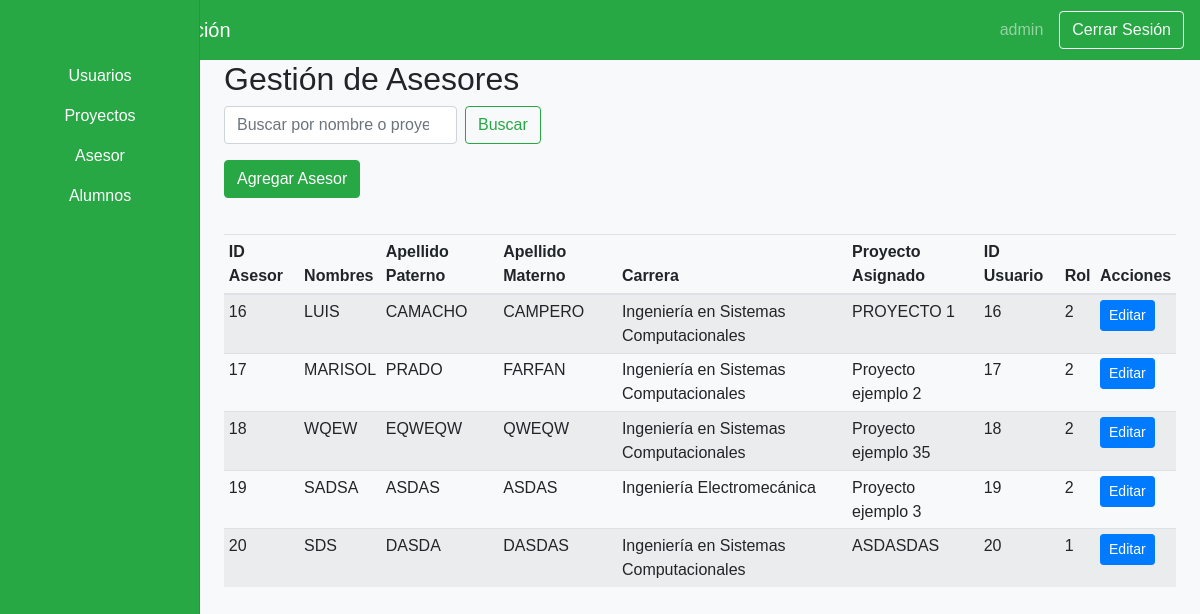
/views/admin/dashboardAdminAsesor.php (signed in), run on an earlier commit of the app's database.
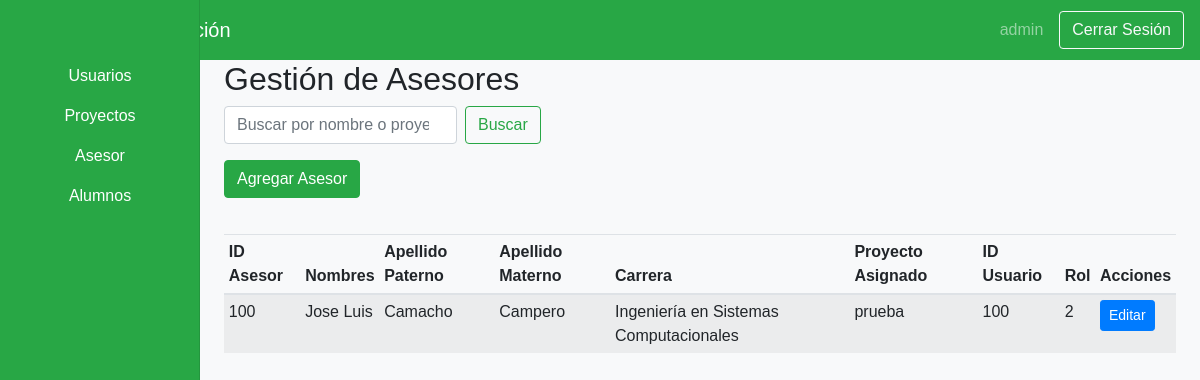
And on a later commit of the database.
### tables this page shows
CREATE TABLE IF NOT EXISTS `asesor` (
  `ID_Asesor` int NOT NULL AUTO_INCREMENT,
  `Nombres` varchar(100) NOT NULL,
  `Apellido_Paterno` varchar(100) NOT NULL,
  `Apellido_Materno` varchar(100) NOT NULL,
  `Proyecto_Asignado` int DEFAULT NULL,
  `Carrera` int DEFAULT NULL,
  `Rol` int DEFAULT NULL,
  `ID_Usuario` int DEFAULT NULL,
  PRIMARY KEY (`ID_Asesor`),
  KEY `fk_asesor_proyecto_asignado` (`Proyecto_Asignado`),
  KEY `fk_asesor_carrera` (`Carrera`),
  KEY `fk_asesor_rol` (`Rol`),
  KEY `fk_asesor_usuario` (`ID_Usuario`)
);

CREATE TABLE IF NOT EXISTS `carrera` (
  `ID_Carrera` int NOT NULL AUTO_INCREMENT,
  `Nombre_Carrera` varchar(100) NOT NULL,
  PRIMARY KEY (`ID_Carrera`)
);

CREATE TABLE IF NOT EXISTS `proyecto` (
  `ID_Proyecto` int NOT NULL AUTO_INCREMENT,
  `Nombre_Proyecto` varchar(200) NOT NULL,
  `Status` enum('Pendiente','En Revisión') NOT NULL,
  `Integrante_1` int DEFAULT NULL,
  `Integrante_2` int DEFAULT NULL,
  `Integrante_3` int DEFAULT NULL,
  `Asesor` int DEFAULT NULL,
  PRIMARY KEY (`ID_Proyecto`),
  KEY `fk_proyecto_integrante_1` (`Integrante_1`),
  KEY `fk_proyecto_integrante_2` (`Integrante_2`),
  KEY `fk_proyecto_integrante_3` (`Integrante_3`),
  KEY `fk_proyecto_asesor` (`Asesor`)
);

CREATE TABLE IF NOT EXISTS `usuario` (
  `ID_Usuario` int NOT NULL AUTO_INCREMENT,
  `Nombre_Usuario` varchar(50) NOT NULL,
  `Contraseña` varchar(255) NOT NULL,
  `Rol` int DEFAULT NULL,
  PRIMARY KEY (`ID_Usuario`),
  KEY `fk_usuario_rol` (`Rol`)
);

### Views/Admin/dashboardAdminAsesor.php (the view, shortened to what the changed rows need)
<?php
include('../../includes/config.php');
?>
<!DOCTYPE html>
<html lang="es">
<head>
    <link rel="stylesheet" href="https://stackpath.bootstrapcdn.com/bootstrap/4.3.1/css/bootstrap.min.css">
    <link rel="stylesheet" href="<?php echo CSS_PATH; ?>dashboard.css">
</head>
<body>
    <div class="container-fluid">
        <div class="row">
            <main role="main" class="col-md-9 ml-sm-auto col-lg-10 px-4">
                <h2>Gestión de Asesores</h2>
                <div class="table-responsive">
                    <table class="table table-striped table-sm">
                        <thead>
                            <tr>
                                <th>ID Asesor</th>
                                <th>Nombres</th>
                                <th>Apellido Paterno</th>
                                <th>Apellido Materno</th>
                                <th>Carrera</th>
                                <th>Proyecto Asignado</th>
                                <th>ID Usuario</th>
                                <th>Rol</th>
                                <th>Acciones</th>
                            </tr>
                        </thead>
                        <tbody>
                            <?php
                            $searchQuery = "";
                            $query = "
                                SELECT asesor.ID_Asesor, asesor.Nombres, asesor.Apellido_Paterno, asesor.Apellido_Materno,
                                carrera.Nombre_Carrera, proyecto.Nombre_Proyecto, usuario.id_usuario, usuario.rol
                                FROM asesor
                                LEFT JOIN carrera ON asesor.Carrera = carrera.ID_Carrera
                                LEFT JOIN proyecto ON asesor.Proyecto_Asignado = proyecto.ID_Proyecto
                                LEFT JOIN usuario ON usuario.id_usuario = asesor.ID_Asesor
                                WHERE 1=1 $searchQuery
                                ORDER BY asesor.ID_Asesor ASC";
                            $result = $connection->query($query);
                            while ($row = $result->fetch_assoc()) {
                                echo "<tr>";
                                echo "<td>" . htmlspecialchars($row['ID_Asesor'] ?? '') . "</td>";
                                echo "<td>" . htmlspecialchars($row['Nombres'] ?? '') . "</td>";
                                echo "<td>" . htmlspecialchars($row['Apellido_Paterno'] ?? '') . "</td>";
                                echo "<td>" . htmlspecialchars($row['Apellido_Materno'] ?? '') . "</td>";
                                echo "<td>" . htmlspecialchars($row['Nombre_Carrera'] ?? 'Sin Carrera') . "</td>";
                                echo "<td>" . htmlspecialchars($row['Nombre_Proyecto'] ?? 'Sin Proyecto') . "</td>";
                                echo "<td>" . htmlspecialchars($row['id_usuario'] ?? '') . "</td>";
                                echo "<td>" . htmlspecialchars($row['rol'] ?? '') . "</td>";
                                echo "<td>";
                                echo "<button type='button' class='btn btn-primary btn-sm' data-toggle='modal' data-target='#editAsesorModal'
                                        data-id='" . htmlspecialchars($row['ID_Asesor'] ?? '') . "'
                                        data-nombres='" . htmlspecialchars($row['Nombres'] ?? '') . "'
                                        data-apellido_paterno='" . htmlspecialchars($row['Apellido_Paterno'] ?? '') . "'
                                        data-apellido_materno='" . htmlspecialchars($row['Apellido_Materno'] ?? '') . "'
                                        data-carrera='" . htmlspecialchars($row['Nombre_Carrera'] ?? '') . "'
                                        data-proyecto='" . htmlspecialchars($row['Nombre_Proyecto'] ?? '') . "'>Editar</button>";
                                echo "</td>";
                                echo "</tr>";
                            }
                            ?>
                        </tbody>
                    </table>
                </div>
            </main>
        </div>
    </div>
</body>
</html>

What changed in the data, as far as the page shows it:
removed asesor: ID_Asesor "16", Nombres "LUIS", Apellido_Paterno "CAMACHO", Apellido_Materno "CAMPERO", carrera.Nombre_Carrera "Ingeniería en Sistemas Computacionales", proyecto.Nombre_Proyecto "PROYECTO 1", usuario.ID_Usuario "16", usuario.Rol "2"
removed asesor: ID_Asesor "17", Nombres "MARISOL", Apellido_Paterno "PRADO", Apellido_Materno "FARFAN", carrera.Nombre_Carrera "Ingeniería en Sistemas Computacionales", proyecto.Nombre_Proyecto "Proyecto ejemplo 2", usuario.ID_Usuario "17", usuario.Rol "2"
removed asesor: ID_Asesor "18", Nombres "WQEW", Apellido_Paterno "EQWEQW", Apellido_Materno "QWEQW", carrera.Nombre_Carrera "Ingeniería en Sistemas Computacionales", proyecto.Nombre_Proyecto "Proyecto ejemplo 35", usuario.ID_Usuario "18", usuario.Rol "2"
removed asesor: ID_Asesor "19", Nombres "SADSA", Apellido_Paterno "ASDAS", Apellido_Materno "ASDAS", carrera.Nombre_Carrera "Ingeniería Electromecánica", proyecto.Nombre_Proyecto "Proyecto ejemplo 3", usuario.ID_Usuario "19", usuario.Rol "2"
removed asesor: ID_Asesor "20", Nombres "SDS", Apellido_Paterno "DASDA", Apellido_Materno "DASDAS", carrera.Nombre_Carrera "Ingeniería en Sistemas Computacionales", proyecto.Nombre_Proyecto "ASDASDAS", usuario.ID_Usuario "20", usuario.Rol "1"
added asesor: ID_Asesor "100", Nombres "Jose Luis", Apellido_Paterno "Camacho", Apellido_Materno "Campero", carrera.Nombre_Carrera "Ingeniería en Sistemas Computacionales", proyecto.Nombre_Proyecto "prueba", usuario.ID_Usuario "100", usuario.Rol "2"
